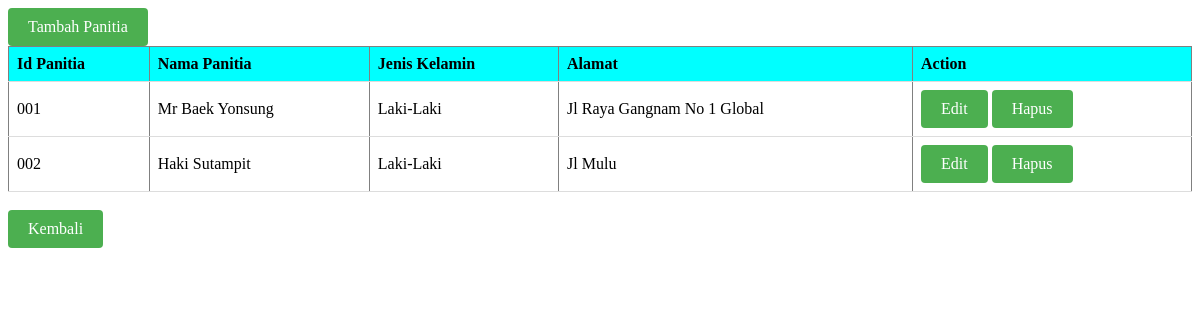
/tampilpanitia.php, run on the app's committed database.
### tables this page shows
CREATE TABLE `panitia` (
  `id_panitia` varchar(16) NOT NULL,
  `nama_panitia` varchar(50) NOT NULL,
  `jenis_kelamin` varchar(12) NOT NULL,
  `alamat` varchar(200) NOT NULL
);

### tampilpanitia.php (the view, shortened to what this page needs)
<!DOCTYPE html>
<html>
<head>
</head>
<body>
	<a href = 'tambahpanitia.php' class="button"> Tambah Panitia</a>
	<table>
		<?php
		include "koneksi.php";
		$q = "select * from panitia";
		$ex = mysqli_query($koneksi,$q);
		echo "<table border = 1>";
		echo "<tr>
		<th>Id Panitia</th><th>Nama Panitia</th><th>Jenis Kelamin</th>
		<th>Alamat</th><th>Action</th></tr>";
		while ($r = mysqli_fetch_array($ex)) {
			echo "<tr><td>".$r['id_panitia']."</td>";
			echo "<td>".$r['nama_panitia']."</td>";
			echo "<td>".$r['jenis_kelamin']."</td>";
			echo "<td>".$r['alamat']."</td>";
			echo "<td><a href = 'editpanitia.php?i=".$r['id_panitia']."' class='button'>Edit</a> ";
			echo "<a href = 'hapus_panitia.php?i=".$r['id_panitia']."' class='button'>Hapus</a>";
			echo "</td></tr>";
		}
		echo "</table>";
		?>
		<br>
		<a href = "dashboard.php" class="button">Kembali</a>
	</table>
</body>
</html>

### tampilpanitia.php (style rules this page uses)
table { width: 100%; border-collapse: collapse; }
th, td { padding: 8px; text-align: left; border-bottom: 1px solid #ddd; }
th { background-color: cyan; }
.button { display: inline-block; padding: 10px 20px; background-color: #4CAF50; color: #ffffff; text-decoration: none; border-radius: 4px; border: none; cursor: pointer; }

### data on the page
panitia: id_panitia "001", nama_panitia "Mr Baek Yonsung", jenis_kelamin "Laki-Laki", alamat "Jl Raya Gangnam No 1 Global"
panitia: id_panitia "002", nama_panitia "Haki Sutampit", jenis_kelamin "Laki-Laki", alamat "Jl Mulu"
